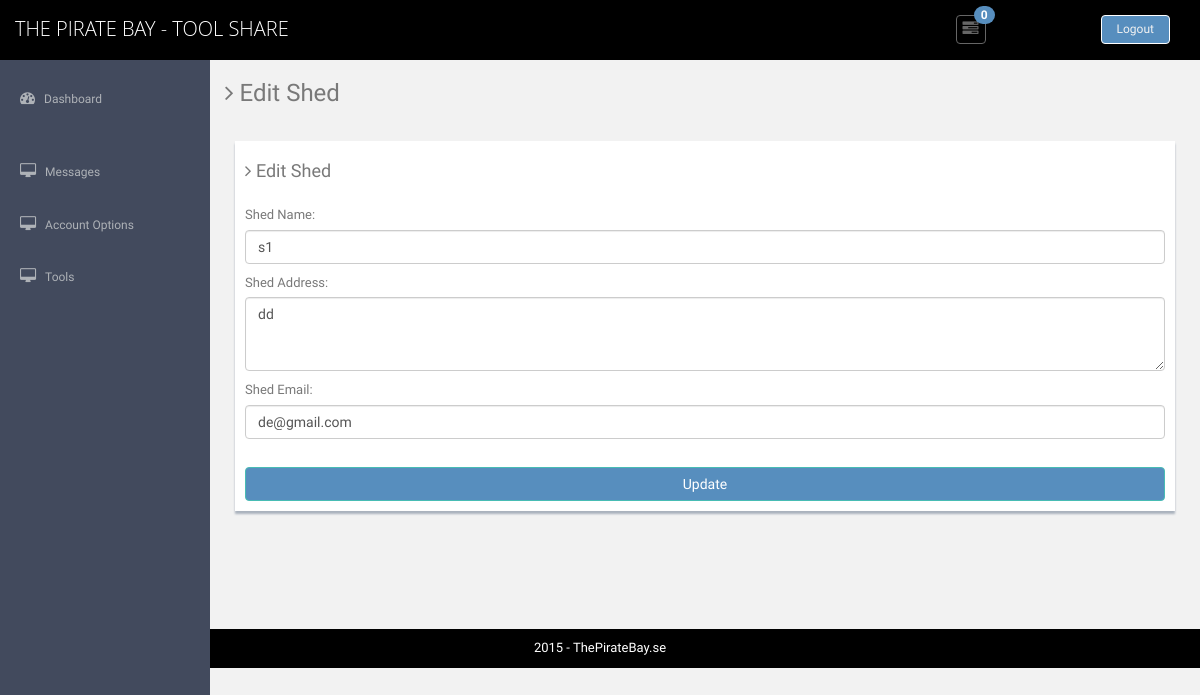
The app's page /edit_shed (signed in) with its own data.
### users/models.py (models this page shows, shortened)
class Shed(models.Model):
	shed_name = models.CharField(max_length=30)
	shed_address = models.CharField(max_length=60)
	shed_zip = models.IntegerField(primary_key=True)
	shed_email = models.EmailField()

### users/views.py (the view, shortened to what this page needs)
# urls.py: url(r'^edit_shed$','users.views.edit_shed',name="EditShed"),
def edit_shed(request):
	try:
		user_zip = models.User.objects.get(user_name=request.session['user_name']).zipcode
	except KeyError:
		return HttpResponseRedirect('/')
	try:
		shed = models.Shed.objects.get(shed_zip=user_zip)
	except ObjectDoesNotExist:
		return HttpResponseRedirect('/shed')
	edit_shed_form = forms.Shed_Creation(request.POST or None)
	user = models.User.objects.get(user_name=request.session['user_name'])
	if not user.isAdmin:
		return HttpResponseRedirect('/up')
	name = shed.shed_name
	address = shed.shed_address
	email = shed.shed_email
	edit_shed_form.fields['shed_name'].initial = name
	edit_shed_form.fields['shed_address'].initial = address
	edit_shed_form.fields['shed_email'].initial = email
	edit_shed_context = {
		'form': edit_shed_form,
	}
	return render(request, 'edit_shed.html', edit_shed_context)

### users/forms.py
class Shed_Creation(forms.Form):
	shed_name = forms.CharField(label='Shed Name',max_length=30, required=True, widget=forms.TextInput(attrs={'id' : 'shedname', 'class' : 'form-control', 'placeholder' : 'Shed Name'}))
	shed_address = forms.CharField(label='Shed Address',max_length=40, required=True, widget=forms.Textarea(attrs={'id' : 'shedaddr', 'class' : 'form-control', 'placeholder' : 'Shed Address', 'rows' : '3'}))
	shed_email = forms.EmailField(label='Shed Email',max_length=30, required=True, widget=forms.TextInput(attrs={'id' : 'shed_email', 'class' : 'form-control', 'placeholder' : 'Shed Email'}))

### users/templates/edit_shed.html (shortened to what this page needs)
{% extends "base.html" %}
{% block content %}
          <section class="wrapper">
          	<h3><i class="fa fa-angle-right"></i> Edit Shed</h3>
          	<div class="row mt">
          		<div class="col-lg-12">
                  <div class="form-panel">
                  	  <h4 class="mb"><i class="fa fa-angle-right"></i> Edit Shed</h4>
                      <form id="editprofile" class="form-horizontal style-form" method="POST" action="">
							{{ form.as_p }}<br/>
							<input type="submit" value="Update" class="btn btn-theme btn-block">
                      </form>
                  </div>
          		</div>
          	</div>
		</section>
    {% endblock %}

### users/static/assets/css/style.css (style rules this page uses)
body { color: #797979; background: #f2f2f2; font-family: 'Ruda', sans-serif; padding: 0px !important; margin: 0px !important; font-size:13px; }
.btn-theme { color: #fff; background-color: #578ebe; border-color: #48bcb4; }
.mt { margin-top: 25px; }
.mb { margin-bottom: 25px; }
.wrapper { display: inline-block; margin-top: 60px; padding-left: 15px; padding-right: 15px; padding-bottom: 15px; padding-top: 0px; width: 100%; }
.form-panel { background: #ffffff; margin: 10px; padding: 10px; box-shadow: 0px 3px 2px #aab2bd; text-align: left; }
label { font-weight: 400; }

### records on screen
Shed: shed_name "s1", shed_address "dd", shed_email "de@gmail.com"
